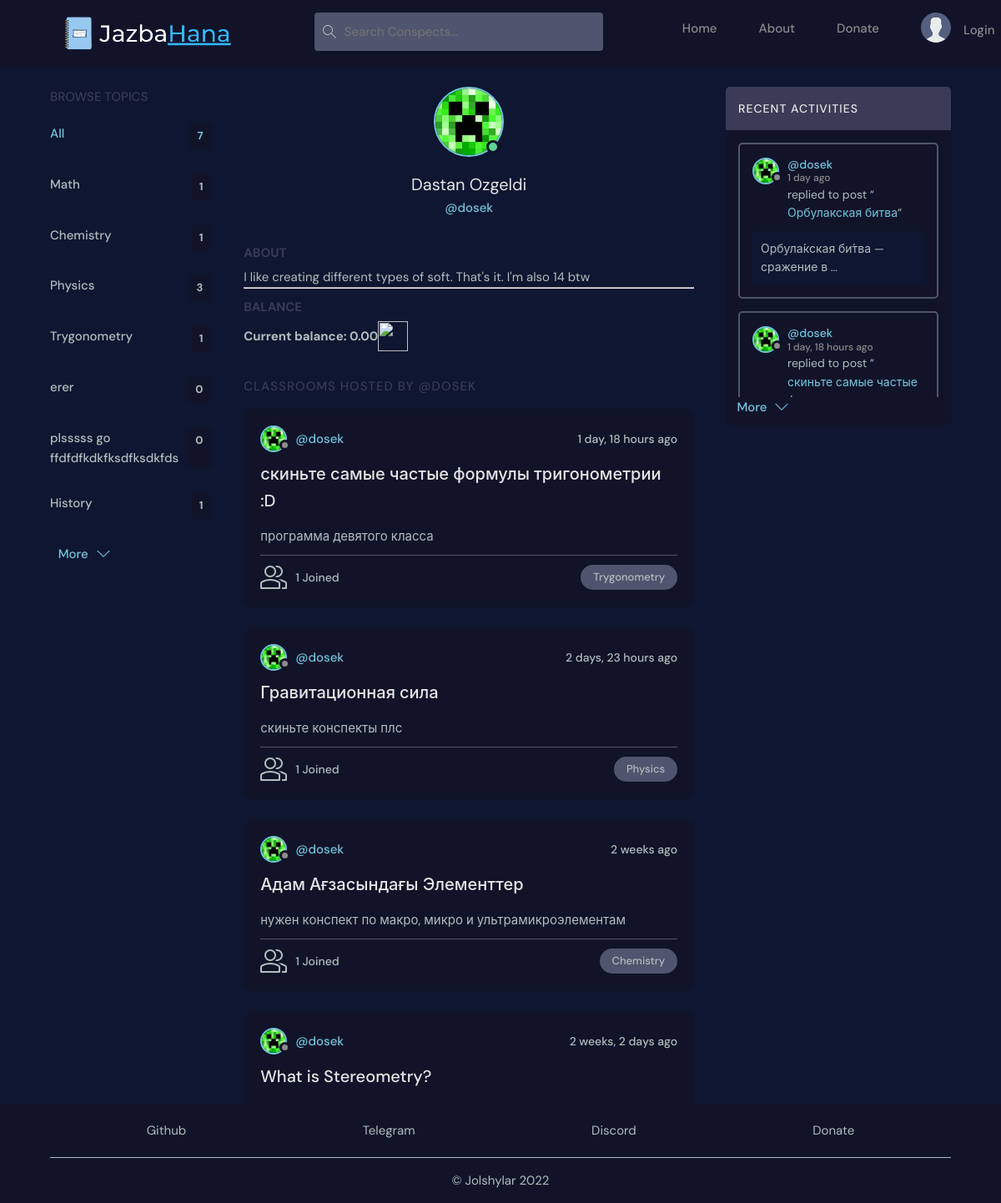
Page /profile/1/ on the earlier database version.
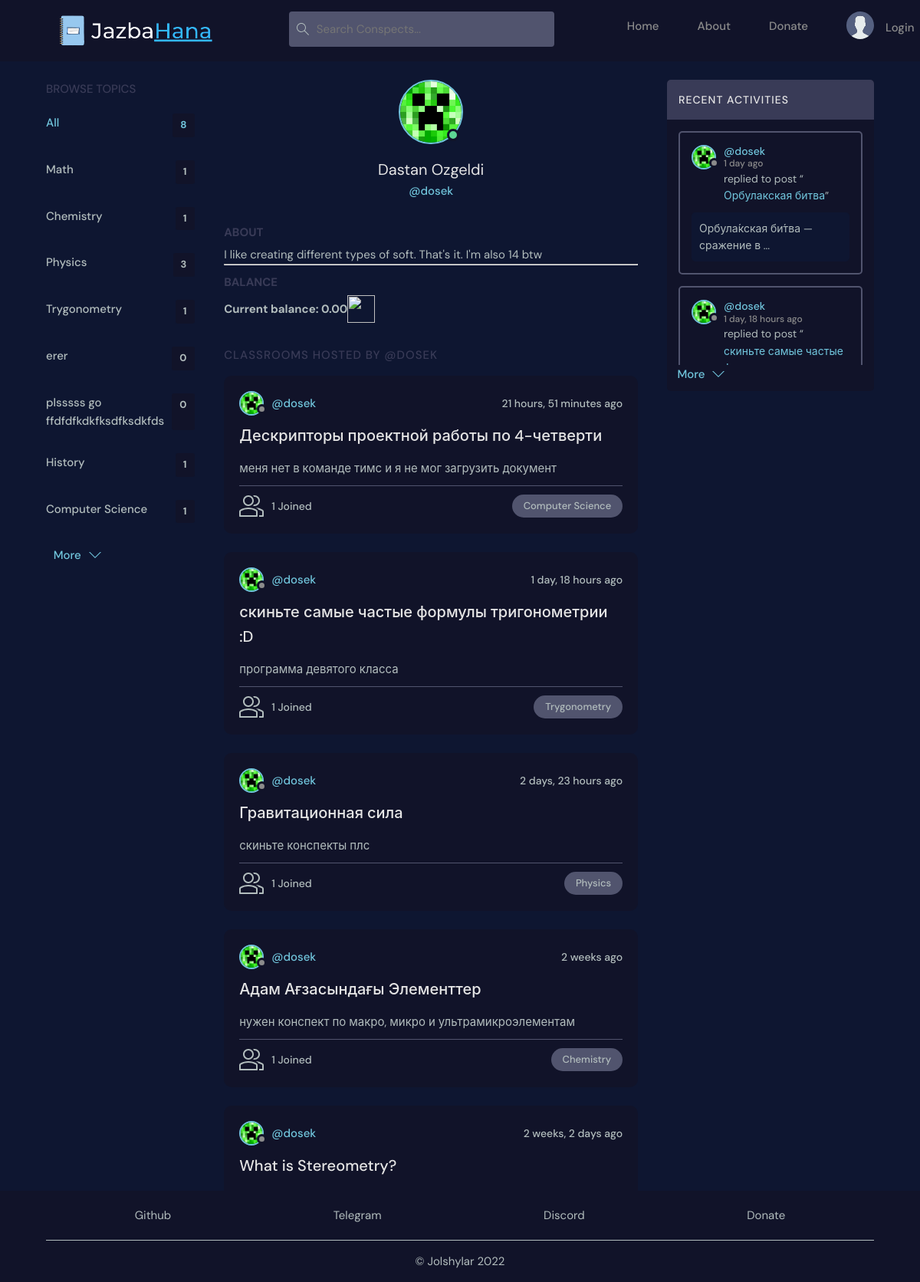
Same page on the later database version.
### base/models.py (models this page shows, shortened)
class Topic(models.Model):
    name = models.CharField(max_length=200)

class Classroom(models.Model):
    host = models.ForeignKey(User, on_delete=models.SET_NULL, null=True)
    topic = models.ForeignKey(Topic, on_delete=models.SET_NULL, null=True)
    name = models.CharField(max_length=100)
    description = models.CharField(max_length=100, null=True, blank=True)
    students = models.ManyToManyField(User, related_name='students', blank=True)
    created = models.DateTimeField(auto_now_add=True)
    updated = models.DateTimeField(auto_now=True)
    class Meta:
        ordering = ['-updated', '-created']
    def __str__(self):
        return self.name

class User(AbstractUser):
    name = models.CharField(max_length=200, null=True)
    email = models.EmailField(unique=True, null=True)
    bio = models.TextField(null=True)
    avatar = models.ImageField(null=True, default="avatar.svg", upload_to="avatars/")
    USERNAME_FIELD = 'email'
    REQUIRED_FIELDS = []

class Message(models.Model):
    author = models.ForeignKey(User, on_delete=models.CASCADE)
    classroom = models.ForeignKey(Classroom, on_delete=models.CASCADE)
    body = models.TextField()
    created = models.DateTimeField(auto_now_add=True)
    updated = models.DateTimeField(auto_now=True)
    class Meta:
        ordering = ['-updated', '-created']
    def __str__(self):
        return f'{self.body[0:32]} ...'

### base/views.py (the view)
# urls.py: path('profile/<str:pk>/', views.user_profile, name='user-profile'),
def user_profile(request, pk):
    user = User.objects.get(id=pk)
    classrooms = user.classroom_set.all()
    classroom_messages = user.message_set.all()[0:2]
    topics = Topic.objects.all()
    context = {
        'user': user,
        'classrooms': classrooms,
        'classroom_messages': classroom_messages,
        'topics': topics,
    }
    return render(request, 'base/profile.html', context)

### base/templates/base/profile.html (shortened to what this page needs)
{% extends 'base.html' %}
{% load static %}
{% block content %}
<link rel="stylesheet" href="{% static 'styles/profile.css' %}" />
<main class="profile-page layout layout--3">
  <div class="container">
    {% include 'components/topics_component.html' %}
    <div class="classroomList">
      <div class="profile">
        <div class="profile__avatar">
          <div class="avatar avatar--large active">
            <img src="{{user.avatar.url}}" />
          </div>
        </div>
        <div class="profile__info">
          <h3>{{user.name}}</h3>
          <p>@{{user.username}}</p>
        </div>
        <div class="profile__about">
          <h3>About</h3>
          <p>
            {{user.bio}}
          </p>
          <hr />
          <h3>Balance</h3>
            <div class="layout__body__balance">
              <h1 class="jpcoin_balance">Current balance: 0.00</h1>
              <img class="header__jpcoin" src="https://media.discordapp.net/attachments/969611827568865282/969621353852440696/JP__2_-removebg-preview.png"/>
          </div>
        </div>
      </div>
      <div class="classroomList__header">
        <div>
          <h2>Classrooms Hosted by @{{user.username}}</a>
          </h2>
        </div>
      </div>
      {% include 'components/feed_component.html' %}
    </div>
    {% include 'components/activity_component.html' %}
  </div>
</main>
{% endblock content %}

### base/templates/components/topics_component.html
{% load static %}
<div class="topics">
  <div class="topics__header">
    <h2>Browse Topics</h2>
  </div>
  <ul class="topics__list">
    <li>
      <a href="{% url 'home' %}" class="active"
        >All <span>{{topics.count}}</span></a
      >
    </li>
    {% for topic in topics %}
    <li>
      <a href="{% url 'home' %}?q={{topic.name}}"
        >{{topic.name}}<span>{{topic.classroom_set.all.count}}</span></a
      >
    </li>
    {% endfor %}
  </ul>
  <a class="btn btn--link" href="{% url 'topics' %}">
    More
    <img src="{% static 'images/icons/chevron-down.svg' %}" />
  </a>
</div>

### base/templates/components/feed_component.html
{% load static %}
{% for classroom in classrooms %}
<div class="classroomListRoom">
    <div class="classroomListRoom__header">
      <a href="{% url 'user-profile' classroom.host.id %}" class="classroomListRoom__author">
        <div class="avatar avatar--small">
          <img src="{{classroom.host.avatar.url}}" />
        </div>
        <span>@{{classroom.host.username}}</span>
      </a>
      <div class="classroomListRoom__actions">
        <span>{{classroom.created | timesince}} ago</span>
      </div>
    </div>
    <div class="classroomListRoom__content">
      <a href="{% url 'classroom' classroom.id %}">{{classroom.name}}</a>
      <p class="description">{{classroom.description}}</p>
    </div>
    <div class="classroomListRoom__meta">
      <a href="{% url 'classroom' classroom.id %}" class="classroomListRoom__joined">
        <img src="{% static 'images/icons/user-group.svg' %}" />
        {{classroom.students.all.count}} Joined
      </a>
      <p class="classroomListRoom__topic">{{classroom.topic.name}}</p>
    </div>
  </div>
{% endfor %}

### base/templates/components/activity_component.html
{% load static %}
<link rel="stylesheet" href="{% static 'styles/activity.css' %}" />
<div class="activities">
    <div class="activities__header">
      <h2>Recent Activities</h2>
    </div>
    <div class="activity__body">
      {% for message in classroom_messages %}
      <div class="activities__box">
        <div class="activities__boxHeader roomListRoom__header">
          <a href="{% url 'user-profile' message.author.id %}" class="classroomListRoom__author">
            <div class="avatar avatar--small">
              <img src="{{message.author.avatar.url}}" />
            </div>
            <p>
              @{{message.author.username}}
              <span>{{message.created | timesince}} ago</span>
            </p>
          </a>
        </div>
        <div class="activities__boxContent">
          <p>replied to post “<a href="{% url 'classroom' message.classroom.id %}">{{message.classroom}}</a>”</p>
          <div class="activities__boxRoomContent">
            {{message}}
          </div>
        </div>
      </div>
      {% endfor %}
    </div>
    <a class="btn btn--link" href="{% url 'activity' %}">
      More
      <img src="{% static 'images/icons/chevron-down.svg' %}" />
    </a>
</div>

Differences in the rows shown:
added Topic: name "Computer Science", classroom_set.all.count "1"
added Classroom: host.avatar (picture), host.username "dosek", created "21 hours, 51 minutes", name "Дескрипторы проектной работы по 4-четверти", description "меня нет в команде тимс и я не мог загрузить документ", students.all.count "1", topic.name "Computer Science"
Other differences:
{{ topics.count }}: "7" → "8"
